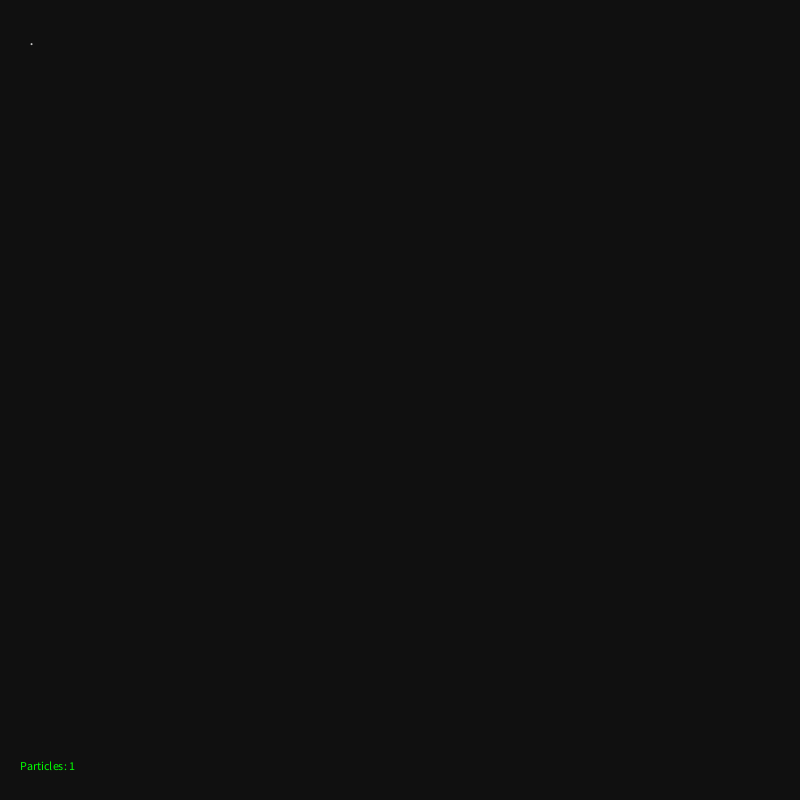
Frame 1 (no input)
Frame 60 (the mouse pressed at the canvas centre just before this capture): blank canvas, image omitted
Frame 120 (the mouse held since frame 60 and released just before this capture): blank canvas, image omitted

The Processing sketch that drew this single still picture (run headless with seeded random() and noise(); from frame 60 on, the mouse is pressed at the canvas centre):

// Processing sketch: Starfield
// ── Starfield.pde
Bacteria [] b;
Bacteria m;
int cells;

void setup() {
  size(800, 800);
  cells = 1;
  b = new Bacteria[cells];
  for (int i = 0; i < b.length; i++) {
    b[i] = new Bacteria((float)(Math.random() * 750) + 25, (float)(Math.random() * 750) + 25, 1);
    /*for (int j = i + 1; j < b.length; j++) {
      if (Math.abs(b[i].position.x - b[j].position.x) < b[i].radius) {
        b[i].position.x = (float)(Math.random() * 750) + 25;
      }
      if (Math.abs(b[i].position.y - b[j].position.y) < b[i].radius) {
        b[i].position.y = (float)(Math.random() * 750) + 25;
      }
    }*/
  }
}

void draw() {
  background(16);
  for (int i = 0; i < b.length; i++) {
    b[i].move();
    b[i].display();
    b[i].bounds();
  }
  //stroke(0, 255, 0);
  fill(0, 255, 0);
  text("Particles: " + cells, 20, 770); 
  //for (int i = 0; i < b.length; i++) {
    //for (int j = i + 1; j < b.length; j++) {
      //b[i].collision(b[j]);
    //}
  //}
}

void mousePressed() {
  divide();
}

void divide() {
  cells*= 2;
  b = new Bacteria[cells];
  for (int i = 0; i < b.length; i++) {
    b[i] = new Bacteria((float)(Math.random() * 750) + 25, (float)(Math.random() * 750) + 25, 1);
    /*for (int j = i + 1; j < b.length; j++) {
      if (Math.abs(b[i].position.x - b[j].position.x) < b[i].radius) {
        b[i].position.x = (float)(Math.random() * 750) + 25;
      }
      if (Math.abs(b[i].position.y - b[j].position.y) < b[i].radius) {
        b[i].position.y = (float)(Math.random() * 750) + 25;
      }
    }*/
  }
  
}

class Bacteria {
  PVector position;
  PVector velocity;
  PVector mouseVector;
  float radius, m;
  
  Bacteria(float x, float y, float r) {
    position = new PVector(x, y);
    velocity = PVector.random2D();
    mouseVector = new PVector((mouseX - x) / 100, (mouseY - y) / 100);
    velocity.mult(3);
    radius = r;
    m = radius*.1;
  }
  
  void display() {
    noStroke();
    fill(200);
    ellipse(position.x, position.y, radius*2, radius*2);
  }
  
  void move() {
    mouseVector = new PVector(((width / 2) - position.x) / 100, ((height / 2) - position.y) / 100);
    if (mousePressed) {
      position.add(mouseVector);
    } else {
    position.add(velocity);
    }
  }
  
  void bounds() {
    if (position.x > width-radius) {
      position.x = width-radius;
      velocity.x *= -1;
    } else if (position.x < radius) {
      position.x = radius;
      velocity.x *= -1;
    } else if (position.y > height-radius) {
      position.y = height-radius;
      velocity.y *= -1;
    } else if (position.y < radius) {
      position.y = radius;
      velocity.y *= -1;
    }
  }
  
  void collision(Bacteria other) {
    PVector distanceVect = PVector.sub(other.position, position);
    float distanceVectMag = distanceVect.mag();
    float minDistance = radius + other.radius;
    
    if (distanceVectMag < minDistance) {
      float distanceCorrection = (minDistance-distanceVectMag)/2.0;
      PVector d = distanceVect.copy();
      PVector correctionVector = d.normalize().mult(distanceCorrection);
      other.position.add(correctionVector);
      position.sub(correctionVector);
      
      // get angle of distanceVect
      float theta  = distanceVect.heading();
      
      // precalculate trig values
      float sine = sin(theta);
      float cosine = cos(theta);
      PVector[] bTemp = {
        new PVector(), new PVector()
      };
      bTemp[1].x  = cosine * distanceVect.x + sine * distanceVect.y;
      bTemp[1].y  = cosine * distanceVect.y - sine * distanceVect.x;
      PVector[] vTemp = {
        new PVector(), new PVector()
      };
      vTemp[0].x  = cosine * velocity.x + sine * velocity.y;
      vTemp[0].y  = cosine * velocity.y - sine * velocity.x;
      vTemp[1].x  = cosine * other.velocity.x + sine * other.velocity.y;
      vTemp[1].y  = cosine * other.velocity.y - sine * other.velocity.x;
      PVector[] vFinal = {  
        new PVector(), new PVector()
      };
      // final rotated velocity for b[0]
      vFinal[0].x = ((m - other.m) * vTemp[0].x + 2 * other.m * vTemp[1].x) / (m + other.m);
      vFinal[0].y = vTemp[0].y;
      
      // final rotated velocity for b[0]
      vFinal[1].x = ((other.m - m) * vTemp[1].x + 2 * m * vTemp[0].x) / (m + other.m);
      vFinal[1].y = vTemp[1].y;
      
      //clumping
      bTemp[0].x += vFinal[0].x;
      bTemp[1].x += vFinal[1].x;
      
      // rotate balls
      PVector[] bFinal = { 
        new PVector(), new PVector()
      };
      bFinal[0].x = cosine * bTemp[0].x - sine * bTemp[0].y;
      bFinal[0].y = cosine * bTemp[0].y + sine * bTemp[0].x;
      bFinal[1].x = cosine * bTemp[1].x - sine * bTemp[1].y;
      bFinal[1].y = cosine * bTemp[1].y + sine * bTemp[1].x;
      
      // update balls to screen position
      other.position.x = position.x + bFinal[1].x;
      other.position.y = position.y + bFinal[1].y;
      position.add(bFinal[0]);
      
      // update velocities
      velocity.x = cosine * vFinal[0].x - sine * vFinal[0].y;
      velocity.y = cosine * vFinal[0].y + sine * vFinal[0].x;
      other.velocity.x = cosine * vFinal[1].x - sine * vFinal[1].y;
      other.velocity.y = cosine * vFinal[1].y + sine * vFinal[1].x;
    }
    /*for (Bacteria i : b) {
      float triangleX = Math.abs(x - i.x);
      float triangleY = Math.abs(i.y - y);
      float triangleH = (float)Math.sqrt(sq(triangleX) + sq(triangleY));
      float collisionAngle = degrees(atan(triangleY / triangleX));
      if (Math.sqrt(sq(i.x - this.x) + sq(i.y - this.y)) <= w) {
        pushMatrix();
        translate(previousX, previousY);
        float thisDirection  = atan2(y, x);
        popMatrix();
        pushMatrix();
        translate(i.previousX, i.previousY);
        float iDirection = atan2(i.y, i.x);
        popMatrix();
        
      }
    }*/
    /*for (Bacteria i : b) {
      if (Math.abs(this.x - i.x) <= w && Math.sqrt(sq(i.x - this.x) + sq(i.y - this.y)) <= w) {
        this.xVelocity*=-1;
        i.xVelocity*=-1;
      } 
      if (Math.abs(this.y - i.y) <= h && Math.sqrt(sq(i.x - this.x) + sq(i.y - this.y)) <= h) {
        this.yVelocity*=-1;
        i.yVelocity*=-1;
      }
    }*/
  }
}
